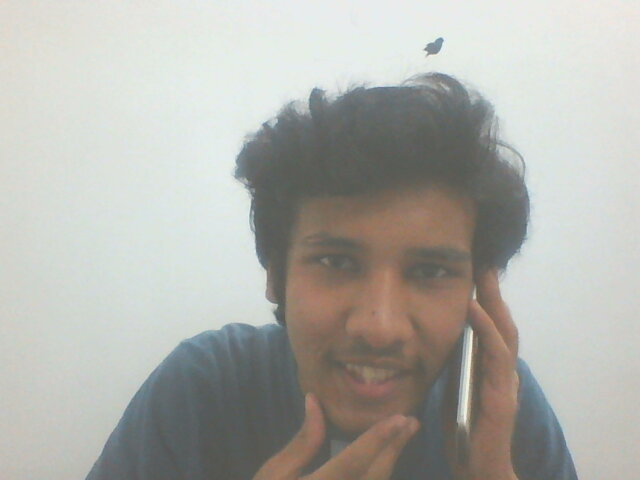
#> input picture Desktop/Learning/Done/Open CV/3. Image Processing/image.jpg, 640 x 480 px
$ python translation.py
#> lines starting #> are read from the running program, lines starting #| are printed output that depends on the picture
import cv2
import numpy as np

pic = cv2.imread('image.jpg')
#> pic is the input picture: shape (480, 640, 3); mean B, G, R 170.1, 175.7, 175.8
cols = pic.shape[1]
#> cols = 640
rows = pic.shape[0]
#> rows = 480

M = np.float32([[1,0,-150],[0,1,70]])

shifted = cv2.warpAffine(pic,M,(cols,rows))
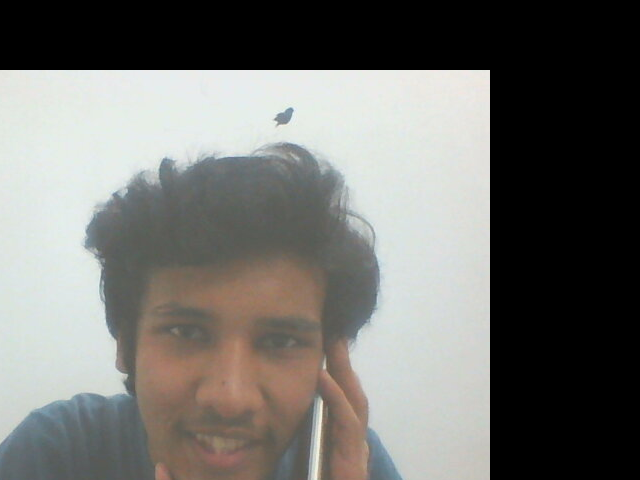
#> shifted: shape (480, 640, 3); mean B, G, R 110.1, 113.6, 113.9
cv2.imshow('shifted',shifted)

cv2.waitKey(0)
cv2.destroyAllWindows()
